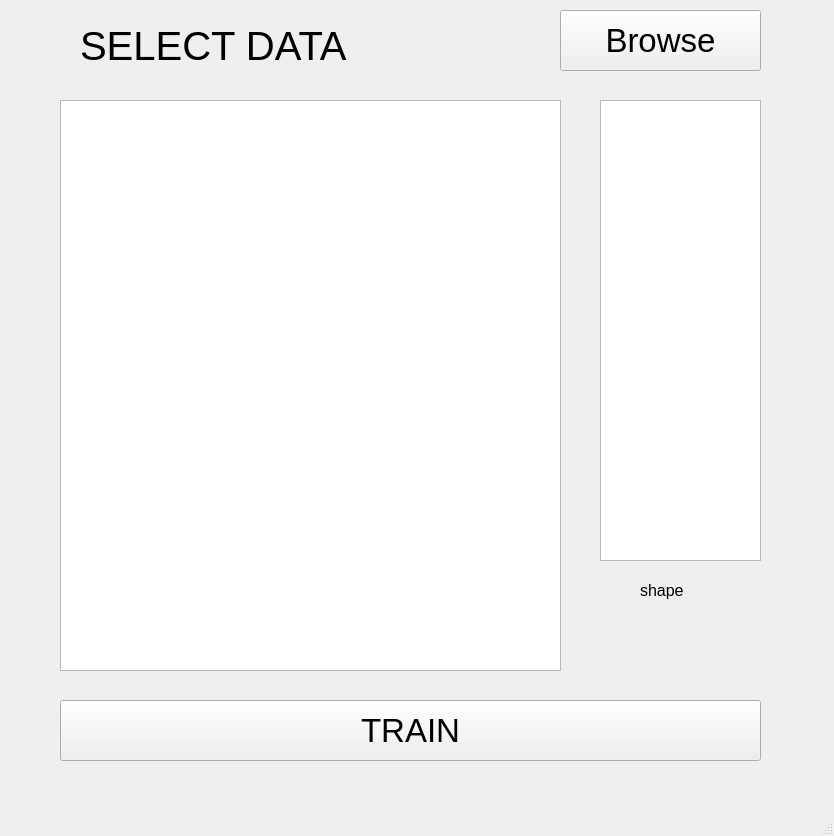
<?xml version="1.0" encoding="UTF-8"?>
<ui version="4.0">
 <class>MainWindow</class>
 <widget class="QMainWindow" name="MainWindow">
  <property name="geometry">
   <rect>
    <x>0</x>
    <y>0</y>
    <width>834</width>
    <height>836</height>
   </rect>
  </property>
  <property name="windowTitle">
   <string>MainWindow</string>
  </property>
  <widget class="QWidget" name="centralwidget">
   <widget class="QLabel" name="label1">
    <property name="geometry">
     <rect>
      <x>80</x>
      <y>20</y>
      <width>411</width>
      <height>51</height>
     </rect>
    </property>
    <property name="font">
     <font>
      <pointsize>30</pointsize>
     </font>
    </property>
    <property name="text">
     <string>SELECT DATA</string>
    </property>
   </widget>
   <widget class="QPushButton" name="select_data_btn">
    <property name="geometry">
     <rect>
      <x>560</x>
      <y>10</y>
      <width>201</width>
      <height>61</height>
     </rect>
    </property>
    <property name="font">
     <font>
      <pointsize>25</pointsize>
     </font>
    </property>
    <property name="text">
     <string>Browse</string>
    </property>
   </widget>
   <widget class="QTableView" name="traindata">
    <property name="geometry">
     <rect>
      <x>60</x>
      <y>100</y>
      <width>501</width>
      <height>571</height>
     </rect>
    </property>
   </widget>
   <widget class="QListWidget" name="columns">
    <property name="geometry">
     <rect>
      <x>600</x>
      <y>100</y>
      <width>161</width>
      <height>461</height>
     </rect>
    </property>
   </widget>
   <widget class="QPushButton" name="start_train">
    <property name="geometry">
     <rect>
      <x>60</x>
      <y>700</y>
      <width>701</width>
      <height>61</height>
     </rect>
    </property>
    <property name="font">
     <font>
      <pointsize>25</pointsize>
     </font>
    </property>
    <property name="text">
     <string>TRAIN</string>
    </property>
   </widget>
   <widget class="QLabel" name="label2">
    <property name="geometry">
     <rect>
      <x>640</x>
      <y>570</y>
      <width>64</width>
      <height>41</height>
     </rect>
    </property>
    <property name="font">
     <font>
      <pointsize>12</pointsize>
     </font>
    </property>
    <property name="text">
     <string>shape</string>
    </property>
   </widget>
   <widget class="QLabel" name="shape">
    <property name="geometry">
     <rect>
      <x>620</x>
      <y>600</y>
      <width>131</width>
      <height>71</height>
     </rect>
    </property>
    <property name="font">
     <font>
      <pointsize>12</pointsize>
     </font>
    </property>
    <property name="text">
     <string/>
    </property>
   </widget>
  </widget>
  <widget class="QMenuBar" name="menubar">
   <property name="geometry">
    <rect>
     <x>0</x>
     <y>0</y>
     <width>834</width>
     <height>26</height>
    </rect>
   </property>
  </widget>
  <widget class="QStatusBar" name="statusbar"/>
 </widget>
 <resources/>
 <connections/>
</ui>
